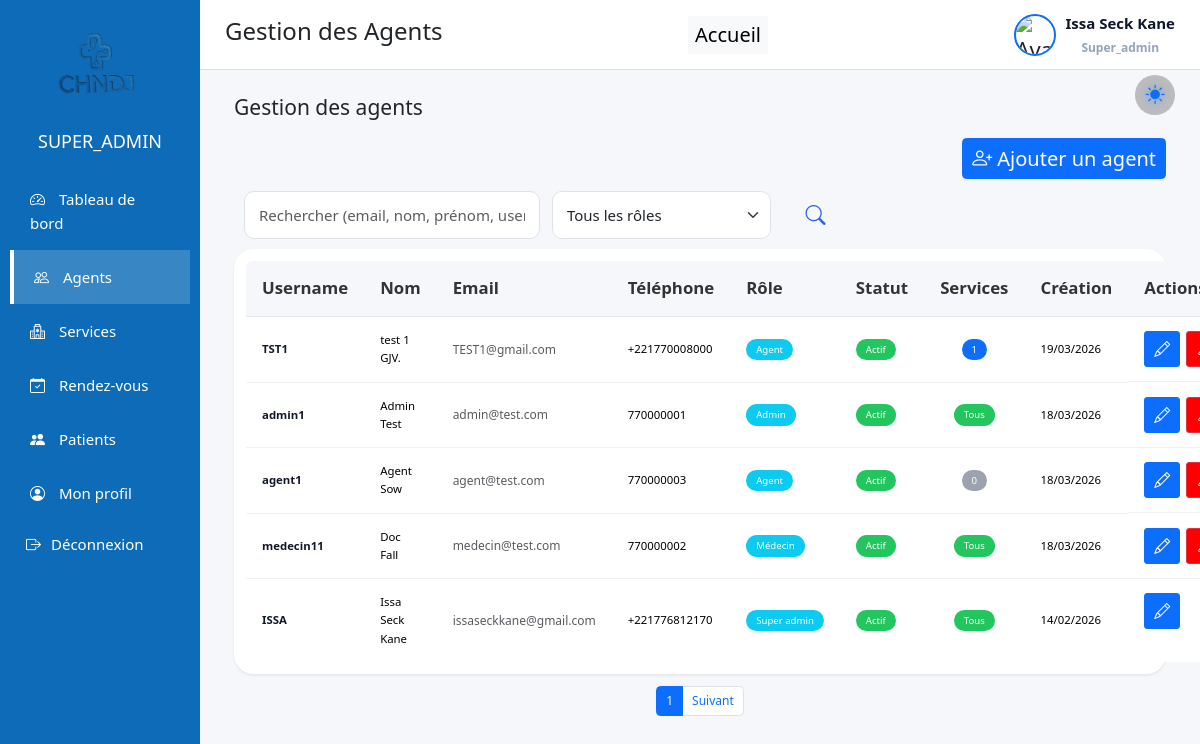
The app's page /views/admin.php?page=agents (signed in), older data.
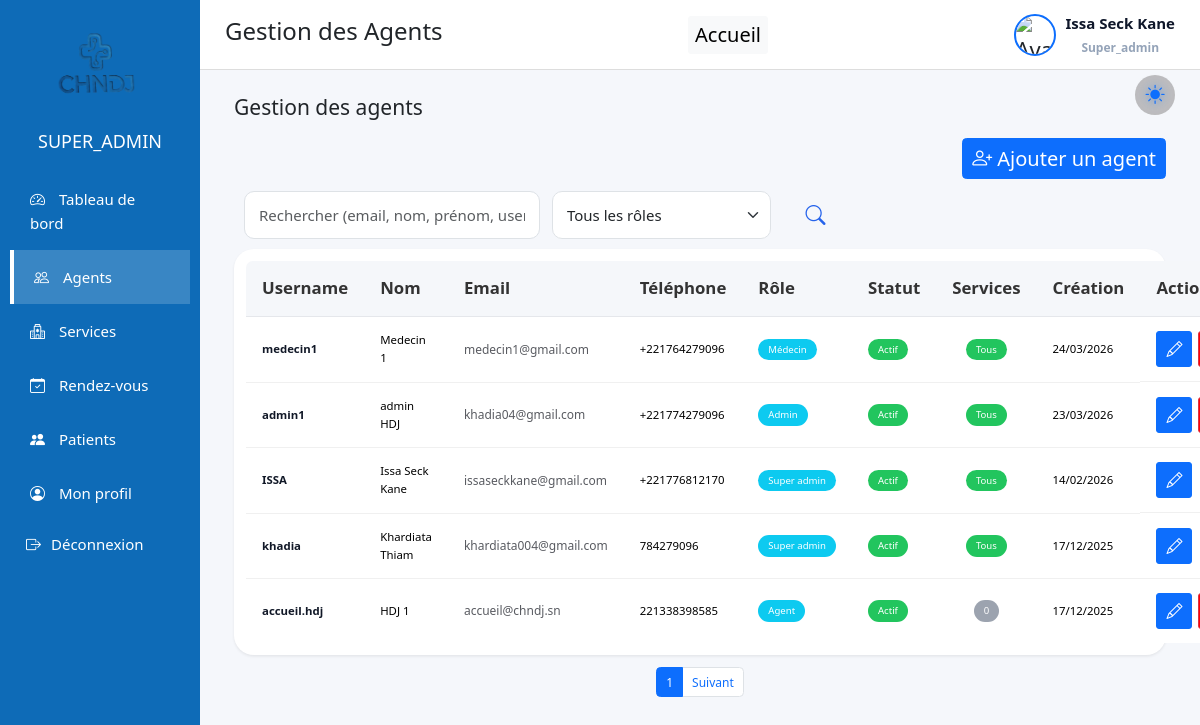
The same page, newer data.
### tables this page shows
CREATE TABLE `agent` (
  `id` int(11) NOT NULL,
  `username` varchar(30) NOT NULL,
  `photo` varchar(255) DEFAULT NULL,
  `email` varchar(150) DEFAULT NULL,
  `prenom_agent` varchar(50) NOT NULL,
  `nom_agent` varchar(30) NOT NULL,
  `telephone_agent` varchar(20) NOT NULL,
  `password` varchar(255) NOT NULL,
  `status` int(11) NOT NULL,
  `role` enum('super_admin','admin','agent','medecin') NOT NULL,
  `created_at` datetime DEFAULT current_timestamp(),
  `updated_at` datetime DEFAULT current_timestamp() ON UPDATE current_timestamp(),
  `failed_attempts` int(11) NOT NULL DEFAULT 0,
  `locked_until` datetime DEFAULT NULL,
  `must_change_password` tinyint(1) DEFAULT 1
);

### views/admin.php (called while the page is built, shortened)
<?php
require_once '../modele/database.php';
require 'admin_layout.php';

### Modele/databaseAgent.php (called while the page is built, shortened)
<?php
require_once __DIR__ . '/database.php';
require_once 'database.php';
function getAgentsPaginated($search, $role, $limit, $offset)
{
    $db = getConnection();
    $sql = "SELECT * FROM agent WHERE 1=1";
    $params = [];
    $sql .= " ORDER BY created_at DESC LIMIT :limit OFFSET :offset";
    $stmt = $db->prepare($sql);
    $stmt->bindValue(':limit', (int)$limit, PDO::PARAM_INT);
    $stmt->bindValue(':offset', (int)$offset, PDO::PARAM_INT);
    $stmt->execute();
    return $stmt->fetchAll();
}
function getAgentServices($username) {
    $stmt = prepare_executeSQL(
        "SELECT codeService FROM agent_service WHERE agent_username = :username",
        ['username' => $username]
    );
    return $stmt->fetchAll(PDO::FETCH_COLUMN);
}
?>

### Modele/database.php (called while the page is built, shortened)
<?php
function getConnection() {
    try {
        $db = new PDO(
            "mysql:host=127.0.0.1;port=3306;dbname=gestion_rendezvs;charset=utf8mb4",
            "root",
            "",
            [
                PDO::ATTR_ERRMODE => PDO::ERRMODE_EXCEPTION,
                PDO::ATTR_DEFAULT_FETCH_MODE => PDO::FETCH_ASSOC,
                PDO::ATTR_EMULATE_PREPARES => true
            ]
        );
        return $db;
    } catch (PDOException $e) {
        die("Erreur de connexion à la base de données : " . $e->getMessage());
    }
}
function prepare_executeSQL($sql, $parameters = []) {
    $db = getConnection();
    $stmt = $db->prepare($sql);
    $stmt->execute($parameters);
    return $stmt;
}
?>

### views/agents.php (the view, shortened to what this page needs)
<?php
require_once '../modele/databaseAgent.php';
require_once __DIR__ . '/../modele/database.php';
function formatRole($role) {
    return match($role) {
        'super_admin' => 'Super admin',
        'admin' => 'Admin',
        'medecin' => 'Médecin',
        'agent' => 'Agent',
        default => ucfirst($role)
    };
}
$limit   = 5;
$pageNum = isset($_GET['p']) && (int)$_GET['p'] > 0 ? (int)$_GET['p'] : 1;
$offset = ($pageNum - 1) * $limit;
$search = $_GET['search'] ?? '';
$role   = $_GET['role'] ?? '';
$agents = getAgentsPaginated($search, $role, $limit, $offset);
$agentServicesMap = [];
$agentServiceCount = [];
foreach ($agents as $a) {
    if ($a['role'] === 'agent') {
        $agentServicesMap[$a['username']] = getAgentServices($a['username']);
        $agentServiceCount[$a['username']] =
            count($agentServicesMap[$a['username']] ?? []);
    } else {
        $agentServiceCount[$a['username']] = 'ALL';
    }
}
?>
<div class="agents-page">
    <div class="container-fluid" >
        <h3 class="mb-4">Gestion des agents</h3>
    <div class="d-flex justify-content-end mb-3">
        <button class="btn btn-primary" data-bs-toggle="modal" data-bs-target="#addAgentModal">
            <i class="bi bi-person-plus"></i> Ajouter un agent
        </button>
    </div>
<form method="GET" action="admin.php" style="margin: 10px;">
    <div class="row g-3 align-items-center">
        <div class="col-md-4" >
            <input
                type="text"
                name="search"
                class="form-control"
                placeholder="Rechercher (email, nom, prénom, username, téléphone)"
                value="<?= htmlspecialchars($_GET['search'] ?? '') ?>"
            >
        </div>
        <div class="col-md-3" >
            <select name="role" class="form-select">
              <option value="">Tous les rôles</option>
            </select>
        </div>
        <div class="col-md-1 d-grid" style=" font-size: 1.5rem; "  >
            <button type="submit" class="btn" title="Rechercher"  style="color: #2563eb; background-color: none;">
                <i class="bi bi-search"></i>
            </button>
        </div>
    </div>
</form>
  <div class="card shadow-sm border-0 p-3">
    <table class="table agents-table">
      <thead class="table-light">
        <tr>
          <th>Username</th>
          <th>Nom</th>
          <th>Email</th>
          <th>Téléphone</th>
          <th>Rôle</th>
          <th>Statut</th>
          <th>Services</th>
          <th>Création</th>
          <th>Actions</th>
        </tr>
      </thead>
      <?php if (empty($agents)): ?>
        <tr>
          <td colspan="8" class="text-center text-muted">
            Aucun agent trouvé
          </td>
        </tr>
      <?php else: ?>
      <tbody>
        <?php foreach ($agents as $agent): ?>
        <tr>
          <td><?= htmlspecialchars($agent['username']) ?></td>
          <td><?= htmlspecialchars($agent['prenom_agent'].' '.$agent['nom_agent']) ?></td>
          <td><?= htmlspecialchars($agent['email']) ?></td>
          <td><?= htmlspecialchars($agent['telephone_agent']) ?></td>
          <td>
              <span class="badge bg-info"><?= formatRole($agent['role']) ?></span>
          </td>
          <td>
              <?= $agent['status']
                  ? '<span class="badge bg-success">Actif</span>'
                  : '<span class="badge bg-secondary">Désactivé</span>' ?>
          </td>
          <td class="text-center">
            <?php if (in_array($agent['role'], ['admin', 'super_admin', 'medecin'])): ?>
              <span class="badge bg-success" title="Accès à tous les services">
                Tous
              </span>
            <?php elseif ($agentServiceCount[$agent['username']] === 0): ?>
              <span class="badge bg-secondary" title="Aucun service attribué">
                0
              </span>
            <?php else: ?>
              <span class="badge bg-primary">
                <?= $agentServiceCount[$agent['username']] ?>
              </span>
            <?php endif; ?>
          </td>
          <td><?= date('d/m/Y', strtotime($agent['created_at'])) ?></td>
          <td class="actions-cell" >
            <div class="d-flex gap-2 ">
              <button class="btn btn-primary btn-sm "
                  data-bs-toggle="modal"
                  data-bs-target="#editAgentModal"
                  data-username="<?= $agent['username'] ?>"
                  data-email="<?= $agent['email'] ?>"
                  data-prenom="<?= $agent['prenom_agent'] ?>"
                  data-nom="<?= $agent['nom_agent'] ?>"
                  data-telephone="<?= $agent['telephone_agent'] ?>"
                  data-role="<?= $agent['role'] ?>"
                  title="Modifier l’agent/ l'admin">
                  <i class="bi bi-pencil"></i>
              </button>
              <?php if ($agent['status'] == 0): ?>
              <button
                type="button"
                class="btn btn-success btn-sm"
                data-bs-toggle="modal"
                data-bs-target="#confirmActivateModal"
                data-username="<?= $agent['username'] ?>"
                title="Activer l'agent/ l'admin">
                <i class="bi bi-person-check"></i>
              </button>
              <?php elseif ($agent['role'] !== 'super_admin'): ?>
              <button
                type="button"
                class="btn btn-danger btn-sm"
                data-bs-toggle="modal"
                data-bs-target="#confirmDeactivateModal"
                data-username="<?= $agent['username'] ?>"
                data-role="<?= $agent['role'] ?>"
                title="Désactiver l'agent/ l'admin"
                style="background:rgb(255,0,0)">
                <i class="bi bi-person-x"></i>
              </button>
              <?php endif; ?>
            </div>
          </td>
        </tr>
        <?php endforeach; ?>
      </tbody>
      <?php endif; ?>
    </table>
  </div>
<nav class="mt-3">
  <ul class="pagination justify-content-center">
     <li class="page-item active">
        <span class="page-link"><?= $pageNum ?></span>
      </li>
      <li class="page-item">
        <a class="page-link" href="?page=agents&p=<?= $pageNum+1 ?>">Suivant</a>
      </li>
  </ul>
</nav>
</div>
</div>

### views/admin_layout.php (shortened to what this page needs)
<?php
require_once "../modele/database.php";
$page = isset($_GET['page']) ? $_GET['page'] : 'dashboard';
switch ($page) {
    case 'agents':
        $title = "Gestion des Agents";
        break;
}
$db = getConnection();
$stmt = $db->prepare("
    SELECT prenom_agent, nom_agent, email, photo
    FROM agent
    WHERE id = ?
    LIMIT 1
");
$stmt->execute([$_SESSION['user_id']]);
$admin = $stmt->fetch(PDO::FETCH_ASSOC);
$path = '../assets/img/' . $admin['photo'];
$avatar = file_exists($path)
    ? $path . '?v=' . filemtime($path)
    : '../assets/img/avatar.jpg';
$stmt = $db->prepare("
    SELECT prenom_agent, nom_agent, email, telephone_agent, photo
    FROM agent
    WHERE id = ?
    LIMIT 1
");
$stmt->execute([$_SESSION['user_id']]);
$admin = $stmt->fetch(PDO::FETCH_ASSOC);
$prenom = $admin['prenom_agent'] ?? 'Admin';
$nom    = $admin['nom_agent'] ?? '';
?>
<!DOCTYPE html>
<html lang="fr">
<head>
    <link href="https://cdn.jsdelivr.net/npm/bootstrap@5.3.2/dist/css/bootstrap.min.css" rel="stylesheet">
    <link href="https://cdn.jsdelivr.net/npm/bootstrap-icons@1.11.1/font/bootstrap-icons.css" rel="stylesheet">
    <link
        rel="stylesheet"
        href="https://cdn.jsdelivr.net/npm/intl-tel-input@18.3.5/build/css/intlTelInput.css"
    />
    <link rel="stylesheet" href="/rendezvous/assets/css/admin.css">
</head>
<body class="<?= $page ?> dark">
    <main class="main-content">
<div class="dashboard-container">
    <aside class="sidebar">
        <div class="sidebar-header">
            <img src="../assets/img/logo.png" class="sidebar-logo">
            <h4><?= strtoupper($_SESSION['role']) ?></h4>
        </div>
        <ul class="sidebar-menu">
            <?php if ($_SESSION['role'] === 'super_admin'): ?>
                <li>
                    <a href="admin.php?page=dashboard">
                        <i class="bi bi-speedometer2"></i> Tableau de bord
                    </a>
                </li>
            <?php endif; ?>
            <?php if ($_SESSION['role'] === 'super_admin'): ?>
                <li>
                    <a href="admin.php?page=agents"
                    class="<?= ($page == 'agents' ? 'active' : '') ?>">
                        <i class="bi bi-people"></i> Agents
                    </a>
                </li>
            <?php endif; ?>
            <?php if (in_array($_SESSION['role'], ['super_admin','admin'])): ?>
                <li>
                    <a href="admin.php?page=services"
                    class="<?= ($page == 'services' ? 'active' : '') ?>">
                        <i class="bi bi-hospital"></i> Services
                    </a>
                </li>
            <?php endif; ?>
            <li>
                <a href="admin.php?page=rendezvous"
                class="<?= ($page == 'rendezvous' ? 'active' : '') ?>">
                    <i class="bi bi-calendar-check"></i> Rendez-vous
                </a>
            </li>
            <li>
                <a href="admin.php?page=patients"
                class="<?= ($page == 'patients' ? 'active' : '') ?>">
                    <i class="bi bi-people-fill"></i> Patients
                </a>
            </li>
            <li>
                <a href="admin.php?page=profile"
                class="<?= ($page == 'profile' ? 'active' : '') ?>">
                    <i class="bi bi-person-circle"></i> Mon profil
                </a>
            </li>
            <li class="sidebar-item logout-item">
                <form method="POST" action="logout.php">
                    <button type="submit" class="sidebar-link logout-link">
                        <i class="bi bi-box-arrow-right"></i>
                        <span>Déconnexion</span>
                    </button>
                </form>
            </li>
        </ul>
    </aside>
    <main class="main-content">
        <header class="topbar">
            <div class="theme-toggle-dashboard" onclick="toggleDashboardTheme()">
                <i id="dashboardThemeIcon" class="bi bi-sun-fill"></i>
            </div>
            <h2><?= $title ?></h2>
            <div class="topbar-left d-flex align-items-center gap-3">
                <a href="admin.php?page=accueil" class="btn btn-light btn-sm">Accueil</a>
            </div>
            <div class="profile-trigger" id="profileMenuBtn">
                <img
                    src="<?= $avatar ?>"
                    class="topbar-avatar profile-preview"
                    alt="Avatar"
                >
                <div class="topbar-user">
                    <span class="topbar-name">
                        <?= htmlspecialchars($prenom . ' ' . $nom) ?>
                    </span>
                    <small class="topbar-role"><?= ucfirst($_SESSION['role']) ?></small>
                </div>
            </div>
        </header>
        <section class="content-wrapper">
            <?php
                $file = $page . ".php";
                if (file_exists($file)) {
                    require $file;
                } else {
                    echo "<div class='alert alert-danger'>Page introuvable : $file</div>";
                }
            ?>
        </section>
    </main>
</div>
 </main>
</body>
</html>

Row changes from the older to the newer data that the page shows:
removed agent: username "TST1", prenom_agent+nom_agent "test 1 GJV.", email "TEST1@gmail.com", telephone_agent "+221770008000", role "Agent", status "Actif", username "1", created_at "19/03/2026"
removed agent: username "agent1", prenom_agent+nom_agent "Agent Sow", email "agent@test.com", telephone_agent "770000003", role "Agent", status "Actif", created_at "18/03/2026"
removed agent: username "medecin11", prenom_agent+nom_agent "Doc Fall", email "medecin@test.com", telephone_agent "770000002", role "Médecin", status "Actif", shows "Tous", created_at "18/03/2026"
added agent: username "medecin1", prenom_agent+nom_agent "Medecin 1", email "medecin1@gmail.com", telephone_agent "+221764279096", role "Médecin", status "Actif", shows "Tous", created_at "24/03/2026"
changed agent "admin1": prenom_agent+nom_agent "Admin Test" → "admin HDJ"; email "admin@test.com" → "khadia04@gmail.com"; telephone_agent "770000001" → "+221774279096"; created_at "18/03/2026" → "23/03/2026"
now on this page (row unchanged): agent: username "khadia", prenom_agent+nom_agent "Khardiata Thiam", email "khardiata004@gmail.com", telephone_agent "784279096", role "Super admin", status "Actif", shows "Tous", created_at "17/12/2025"
now on this page (row edited): agent: username "accueil.hdj", prenom_agent+nom_agent "HDJ 1", email "accueil@chndj.sn", telephone_agent "221338398585", role "Agent", status "Actif", shows "0", created_at "17/12/2025"
